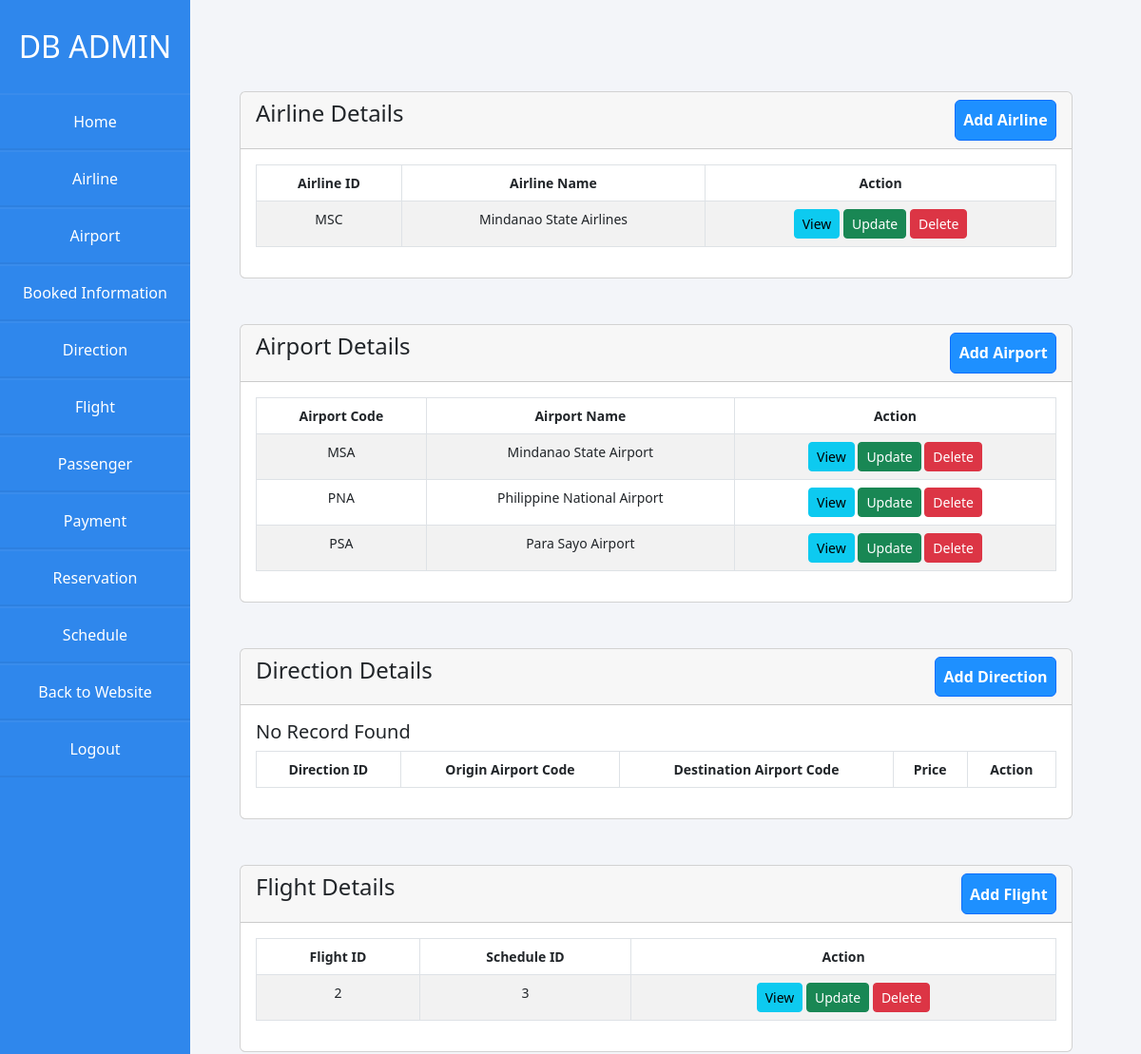
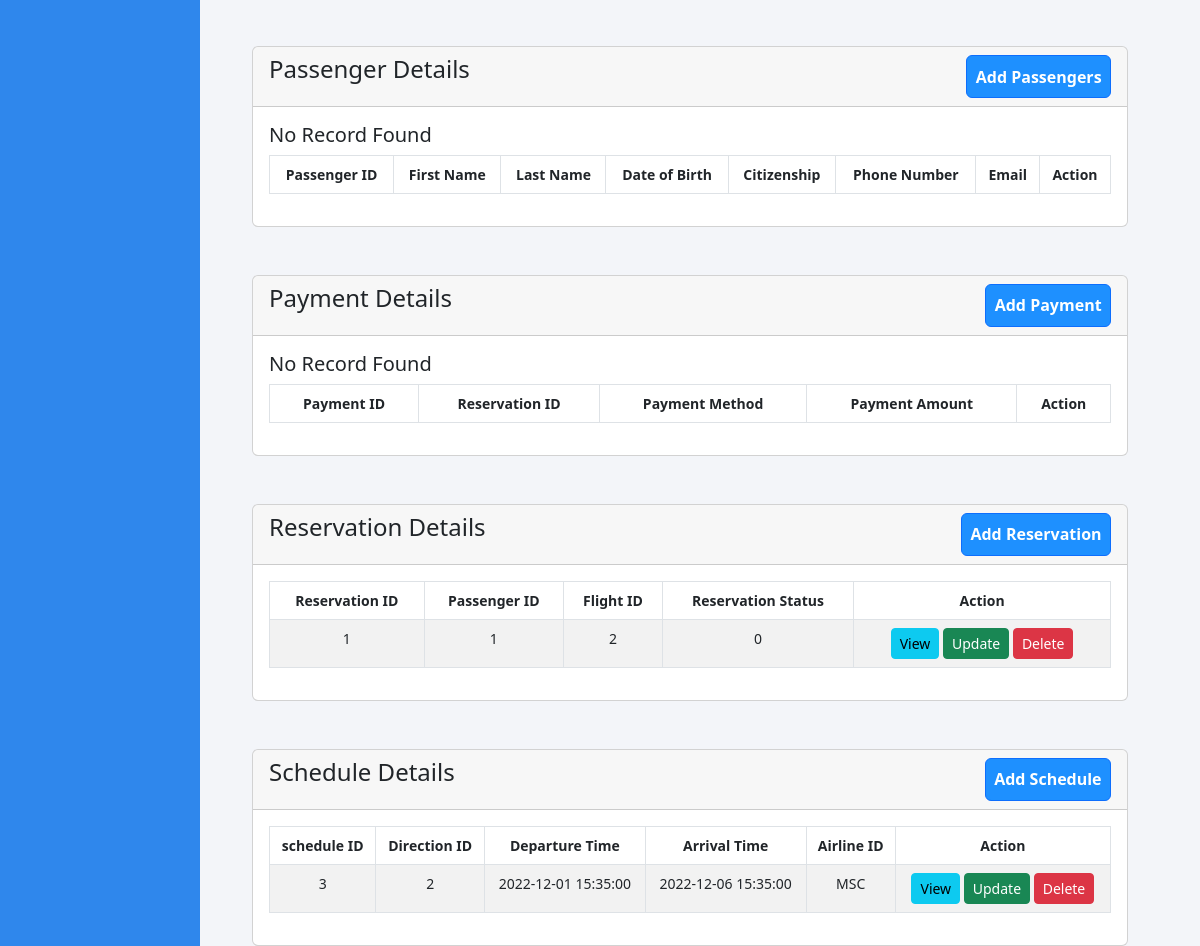
The app's page /Airlines/admin/admin.php with its own data (2 pictures, top to bottom).
### tables this page shows
CREATE TABLE `airline` (
  `airline_id` char(3) NOT NULL,
  `airline_name` varchar(100) NOT NULL
);

CREATE TABLE `airport` (
  `airport_code` char(3) NOT NULL,
  `airport_name` varchar(255) NOT NULL
);

CREATE TABLE `flight` (
  `flight_id` int(10) NOT NULL,
  `schedule_id` int(10) NOT NULL
);

CREATE TABLE `reservation` (
  `reservation_id` int(10) NOT NULL,
  `passenger_id` int(10) NOT NULL,
  `flight_id` int(10) NOT NULL,
  `reservation_status` tinyint(1) NOT NULL
);

CREATE TABLE `schedule` (
  `schedule_id` int(10) NOT NULL,
  `direction_id` int(7) NOT NULL,
  `departure_time` datetime NOT NULL,
  `arrival_time` datetime NOT NULL,
  `airline_id` char(3) NOT NULL
);

### Airlines/admin/admin.php (the view, shortened to what the rows shown need)
<?php
  require 'dbcon.php';
?>
<!Doctype html>
<html lang="en">
  <head>
    <link href="https://cdn.jsdelivr.net/npm/bootstrap@5.2.0-beta1/dist/css/bootstrap.min.css" rel="stylesheet">
    <link rel="stylesheet" href="css/styles.css">
  </head>
  <body>
    <div class="wrapper">
      <div class="sidebar">
        <h2>DB Admin</h2>
      </div>
    </div>
    <div class="container mt-5">
      <br>
      <br>
      <div class="row">
        <div class="col-md-12">
          <div class="card">
            <div class="card-body">
              <table class="table table-bordered table-striped">
                  <thead>
                      <tr>
                        <th>Airline ID</th>
                        <th>Airline Name</th>
                        <th>Action</th>
                      </tr>
                  </thead>
                  <tbody>
                    <?php
                      $query = "SELECT * FROM airline";
                      $query_run = mysqli_query($con, $query);
                      if(mysqli_num_rows($query_run) > 0){
                        foreach($query_run as $airline){
                          ?>
                          <tr>
                            <td><?= $airline['airline_id']; ?></td>
                            <td><?= $airline['airline_name']; ?></td>
                            <td>
                              <a href="airline-view.php?airline_id=<?= $airline['airline_id']; ?>" class="btn btn-info btn-sm">View</a>
                              <a href="airline-update.php?airline_id=<?= $airline['airline_id']; ?>" class="btn btn-success btn-sm">Update</a>
                              <form action="code.php" method='POST' class="d-inline">
                                <button type="submit" name="delete_airline" value="<?=$airline['airline_id']; ?>" class="btn btn-danger btn-sm">Delete</a>
                              </form>
                            </td>
                          </tr>
                          <?php
                        }
                      }
                      else{
                        echo '<h5>No Record Found </h5>';
                      }
                    ?>
                  </tbody>
              </table>
            </div>
          </div>
        </div>
      </div>
    </div>
    <div class="container mt-5">
      <div class="row">
        <div class="col-md-12">
          <div class="card">
            <div class="card-body">
              <table class="table table-bordered table-striped">
                  <thead>
                      <tr>
                        <th>Airport Code</th>
                        <th>Airport Name</th>
                        <th>Action</th>
                      </tr>
                  </thead>
                  <tbody>
                    <?php
                      $query = "SELECT * FROM airport";
                      $query_run = mysqli_query($con, $query);
                      if(mysqli_num_rows($query_run) > 0){
                        foreach($query_run as $airport){
                          ?>
                          <tr>
                            <td><?= $airport['airport_code']; ?></td>
                            <td><?= $airport['airport_name']; ?></td>
                            <td>
                              <a href="airport-view.php?airport_code=<?= $airport['airport_code']; ?>" class="btn btn-info btn-sm">View</a>
                              <a href="airport-update.php?airport_code=<?= $airport['airport_code']; ?>" class="btn btn-success btn-sm">Update</a>
                              <form action="code.php" method='POST' class="d-inline">
                                <button type="submit" name="delete_airport" value="<?=$airport['airport_code']; ?>" class="btn btn-danger btn-sm">Delete</a>
                              </form>
                            </td>
                          </tr>
                          <?php
                        }
                      }
                      else{
                        echo '<h5>No Record Found </h5>';
                      }
                    ?>
                  </tbody>
              </table>
            </div>
          </div>
        </div>
      </div>
    </div>
    <div class="container mt-5">
      <div class="row">
        <div class="col-md-12">
          <div class="card">
            <div class="card-body">
              <table class="table table-bordered table-striped">
                  <thead>
                      <tr>
                        <th>Direction ID</th>
                        <th>Origin Airport Code</th>
                        <th>Destination Airport Code</th>
                        <th>Price</th>
                        <th>Action</th>
                      </tr>
                  </thead>
              </table>
            </div>
          </div>
        </div>
      </div>
    </div>
    <div class="container mt-5">
      <div class="row">
        <div class="col-md-12">
          <div class="card">
            <div class="card-body">
              <table class="table table-bordered table-striped">
                  <thead>
                      <tr>
                        <th>Flight ID</th>
                        <th>Schedule ID</th>
                        <th>Action</th>
                      </tr>
                  </thead>
                  <tbody>
                    <?php
                      $query = "SELECT * FROM flight";
                      $query_run = mysqli_query($con, $query);
                      if(mysqli_num_rows($query_run) > 0){
                        foreach($query_run as $flight){
                          ?>
                          <tr>
                            <td><?= $flight['flight_id']; ?></td>
                            <td><?= $flight['schedule_id']; ?></td>
                            <td>
                              <a href="flight-view.php?flight_id=<?= $flight['flight_id']; ?>" class="btn btn-info btn-sm">View</a>
                              <a href="flight-update.php?flight_id=<?= $flight['flight_id']; ?>" class="btn btn-success btn-sm">Update</a>
                              <form action="code.php" method='POST' class="d-inline">
                                <button type="submit" name="delete_flight" value="<?=$flight['flight_id']; ?>" class="btn btn-danger btn-sm">Delete</a>
                              </form>
                            </td>
                          </tr>
                          <?php
                        }
                      }
                      else{
                        echo '<h5>No Record Found </h5>';
                      }
                    ?>
                  </tbody>
              </table>
            </div>
          </div>
        </div>
      </div>
    </div>
    <div class="container mt-5">
      <div class="row">
        <div class="col-md-12">
          <div class="card">
            <div class="card-body">
              <table class="table table-bordered table-striped">
                  <thead>
                      <tr>
                        <th>Passenger ID</th>
                        <th>First Name</th>
                        <th>Last Name</th>
                        <th>Date of Birth</th>
                        <th>Citizenship</th>
                        <th>Phone Number</th>
                        <th>Email</th>
                        <th>Action</th>
                      </tr>
                  </thead>
              </table>
            </div>
          </div>
        </div>
      </div>
    </div>
    <div class="container mt-5">
      <div class="row">
        <div class="col-md-12">
          <div class="card">
            <div class="card-body">
              <table class="table table-bordered table-striped">
                  <thead>
                      <tr>
                        <th>Payment ID</th>
                        <th>Reservation ID</th>
                        <th>Payment Method</th>
                        <th>Payment Amount</th>
                        <th>Action</th>
                      </tr>
                  </thead>
              </table>
            </div>
          </div>
        </div>
      </div>
    </div>
    <div class="container mt-5">
      <div class="row">
        <div class="col-md-12">
          <div class="card">
            <div class="card-body">
              <table class="table table-bordered table-striped">
                  <thead>
                      <tr>
                        <th>Reservation ID</th>
                        <th>Passenger ID</th>
                        <th>Flight ID</th>
                        <th>Reservation Status</th>
                        <th>Action</th>
                      </tr>
                  </thead>
                  <tbody>
                    <?php
                      $query = "SELECT * FROM reservation";
                      $query_run = mysqli_query($con, $query);
                      if(mysqli_num_rows($query_run) > 0){
                        foreach($query_run as $reservation){
                          ?>
                          <tr>
                            <td><?= $reservation['reservation_id']; ?></td>
                            <td><?= $reservation['passenger_id']; ?></td>
                            <td><?= $reservation['flight_id']; ?></td>
                            <td><?= $reservation['reservation_status']; ?></td>
                            <td>
                              <a href="reservation-view.php?reservation_id=<?= $reservation['reservation_id']; ?>" class="btn btn-info btn-sm">View</a>
                              <a href="reservation-update.php?reservation_id=<?= $reservation['reservation_id']; ?>" class="btn btn-success btn-sm">Update</a>
                              <form action="code.php" method='POST' class="d-inline">
                                <button type="submit" name="delete_reservation" value="<?=$reservation['reservation_id']; ?>" class="btn btn-danger btn-sm">Delete</a>
                              </form>
                            </td>
                          </tr>
                          <?php
                        }
                      }
                      else{
                        echo '<h5>No Record Found </h5>';
                      }
                    ?>
                  </tbody>
              </table>
            </div>
          </div>
        </div>
      </div>
    </div>
    <div class="container mt-5">
      <div class="row">
        <div class="col-md-12">
          <div class="card">
            <div class="card-body">
              <table class="table table-bordered table-striped">
                  <thead>
                      <tr>
                        <th>schedule ID</th>
                        <th>Direction ID</th>
                        <th>Departure Time</th>
                        <th>Arrival Time</th>
                        <th>Airline ID</th>
                        <th>Action</th>
                      </tr>
                  </thead>
                  <tbody>
                    <?php
                      $query = "SELECT * FROM schedule";
                      $query_run = mysqli_query($con, $query);
                      if(mysqli_num_rows($query_run) > 0){
                        foreach($query_run as $schedule){
                          ?>
                          <tr>
                            <td><?= $schedule['schedule_id']; ?></td>
                            <td><?= $schedule['direction_id']; ?></td>
                            <td><?= $schedule['departure_time']; ?></td>
                            <td><?= $schedule['arrival_time']; ?></td>
                            <td><?= $schedule['airline_id']; ?></td>
                            <td>
                              <a href="schedule-view.php?schedule_id=<?= $schedule['schedule_id']; ?>" class="btn btn-info btn-sm">View</a>
                              <a href="schedule-update.php?schedule_id=<?= $schedule['schedule_id']; ?>" class="btn btn-success btn-sm">Update</a>
                              <form action="code.php" method='POST' class="d-inline">
                                <button type="submit" name="delete_schedule" value="<?=$schedule['schedule_id']; ?>" class="btn btn-danger btn-sm">Delete</a>
                              </form>
                            </td>
                          </tr>
                          <?php
                        }
                      }
                      else{
                        echo '<h5>No Record Found </h5>';
                      }
                    ?>
                  </tbody>
              </table>
            </div>
          </div>
        </div>
      </div>
    </div>
  </body>
</html>

### records on screen
airline: airline_id "MSC", airline_name "Mindanao State Airlines"
airport: airport_code "MSA", airport_name "Mindanao State Airport"
airport: airport_code "PNA", airport_name "Philippine National Airport"
airport: airport_code "PSA", airport_name "Para Sayo Airport"
flight: flight "2", schedule "3"
reservation: reservation "1", passenger "1", flight "2", reservation_status "0"
schedule: schedule "3", direction "2", departure_time "2022-12-01 15:35:00", arrival_time "2022-12-06 15:35:00", airline "MSC"
